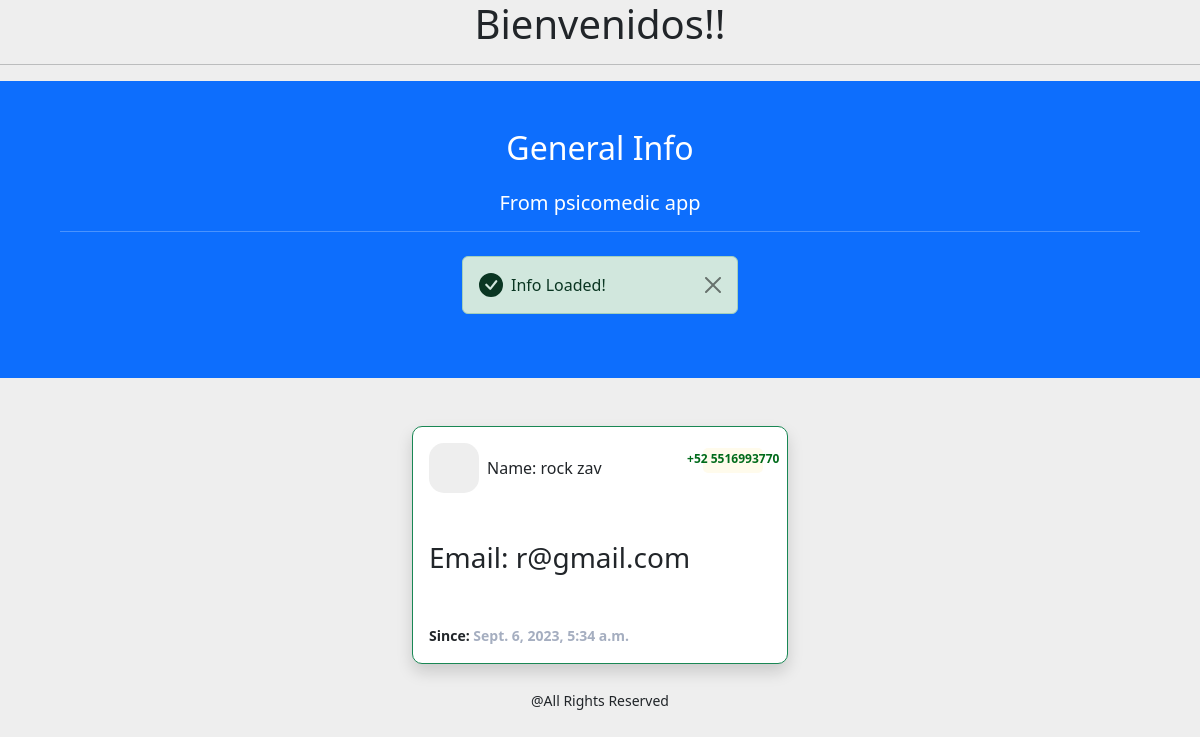
Page /psicomedic/psychologists/1 on the committed database.
### psicomedic/models.py (models this page shows, shortened)
class Psychologist(models.Model):
    first_name = models.CharField(max_length=255, unique=True)
    last_name = models.CharField(max_length=255, unique=True)
    birthdate = models.DateTimeField(null=False)
    email = models.EmailField(unique=True)
    phone = models.CharField(max_length=25)
    created_at = models.DateTimeField(auto_now_add=True)

### psicomedic/views.py (the view)
# urls.py: path("psychologists/<int:id>", get_psychologist),
def get_psychologist(request, id):
    try:
        find_psychologist =Psychologist.objects.get(pk=id)
        context = {
            "psychologists": [find_psychologist]
        }
    except Psychologist.DoesNotExist:
        find_psychologist = ""
        context = {
            "psychologists": find_psychologist
        }
    template = loader.get_template("templates/psychologist_psicomedic.html")
    return HttpResponse(template.render(context, request))

### templates/psychologist_psicomedic.html (shortened to what this page needs)
<!DOCTYPE html>
{% extends "templates/base.html" %}
{% block head %}
<head>
  {% load bootstrap5 %}
  {% bootstrap_css %}
</head>
{% endblock head %}
{% block content %}
<div class="container-fluid">
    <div class="row justify-content-center">
        <div class="container-fluid p-5 bg-primary text-white text-center mb-5 row justify-content-center">
            <h2 class="text-center mb-4">General Info</h2>
            {% block title %}
            <h5>From psicomedic app<hr/></h5>
            {% endblock title %}
            {% if psychologists %}
            <div class="custom-alert alert alert-success alert-dismissible fade show d-flex align-items-center col-3" role="alert">
                <svg class="bi flex-shrink-0 me-2" width="24" height="24" role="img" aria-label="Success:"><use xlink:href="#check-circle-fill"/></svg>
                <div>
                <span>Info Loaded!</span>
                </div>
                <button type="button" class="btn-close" data-bs-dismiss="alert" aria-label="Close"></button>
            </div>
            {% endif %}
        </div>
        <br>
        <br>
        <br>
        <br>
    {% for psychologist in psychologists %}
        <div class="col-md-4">
            <div class="card p-3 mb-2 border border-success shadow mb-4">
                <div class="d-flex justify-content-between">
                    <div class="d-flex flex-row align-items-center">
                        <div class="icon">  </div>
                        <div class="ms-2 c-details">
                            <h6 class="mb-0">Name: {{psychologist.first_name}} {{psychologist.last_name}}</h6>
                        </div>
                    </div>
                    <div class="badge"> <span><p class="card-text" style="color: #006b1b"><b>{{psychologist.phone}}</b></p></span> </div>
                </div>
                <div class="mt-5">
                    <h3 class="heading">Email: {{psychologist.email}}</h3>
                    <div class="mt-5">
                        <div class="mt-3"> <span class="text1">Since: <span class="text2">{{psychologist.created_at}}</span></span> </div>
                    </div>
                </div>
            </div>
        </div>
        <br>
    {% endfor %}
    <br>
    </div>
</div>
{% endblock content %}

### templates/psychologist_psicomedic.html (style rules this page uses)
.card { border: none; border-radius: 10px }
.icon { width: 50px; height: 50px; background-color: #eee; border-radius: 15px; display: flex; align-items: center; justify-content: center; font-size: 39px }
.badge span { background-color: #fffbec; width: 60px; height: 25px; padding-bottom: 3px; border-radius: 5px; display: flex; color: #fed85d; justify-content: center; align-items: center }
.text1 { font-size: 14px; font-weight: 600 }
.text2 { color: #a5aec0 }

### rows in the picture
Psychologist: first_name "rock", last_name "zav", phone "+52 5516993770", email "r@gmail.com", created_at "Sept. 6, 2023, 5:34 a.m."
